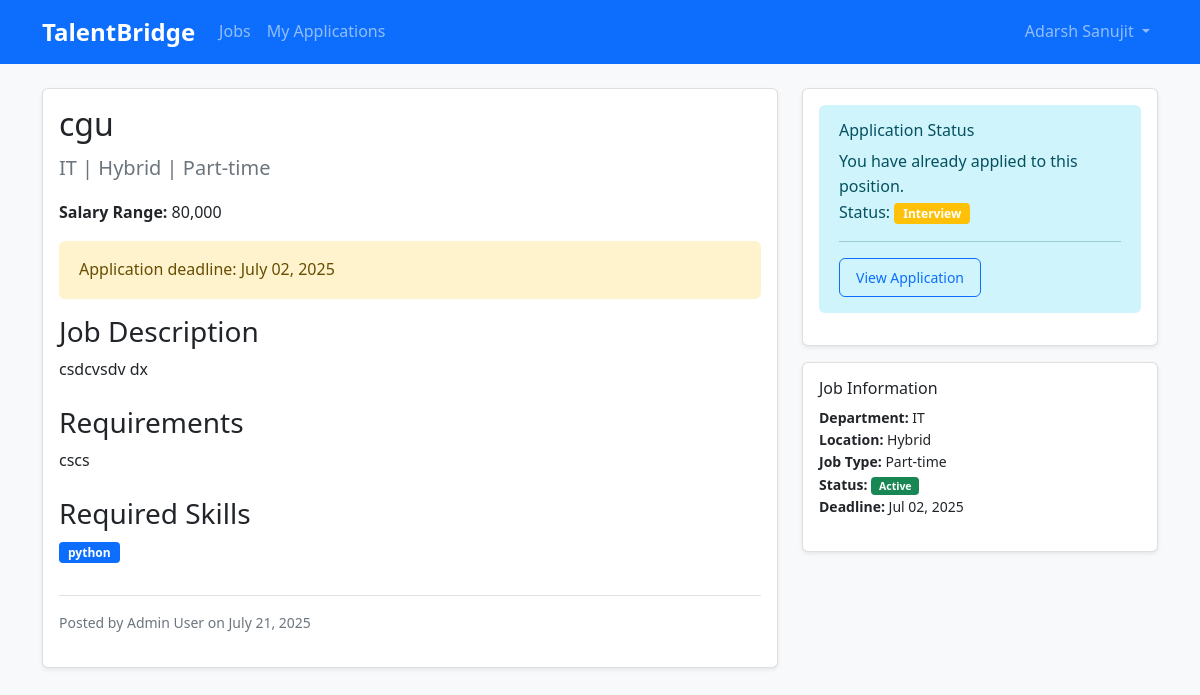
/jobs/1 (signed in), run on the app's committed database.
### app/models.py (models this page shows, shortened)
class User(UserMixin, db.Model):
    id = db.Column(db.Integer, primary_key=True)
    username = db.Column(db.String(80), unique=True, nullable=False)
    email = db.Column(db.String(120), unique=True, nullable=False)
    password = db.Column(db.String(120), nullable=False)
    role = db.Column(db.String(20), nullable=False, default='employee')
    first_name = db.Column(db.String(50), nullable=False)
    last_name = db.Column(db.String(50), nullable=False)
    department = db.Column(db.String(100))
    location = db.Column(db.String(100))
    skills = db.Column(db.Text)
    phone = db.Column(db.String(20))
    resume_filename = db.Column(db.String(200))
    created_at = db.Column(db.DateTime, default=datetime.utcnow)
    applications = db.relationship('Application', backref='applicant', lazy=True)
    posted_jobs = db.relationship('Job', backref='posted_by_user', lazy=True)
    def get_full_name(self):
        return f"{self.first_name} {self.last_name}"

class Job(db.Model):
    id = db.Column(db.Integer, primary_key=True)
    title = db.Column(db.String(200), nullable=False)
    department = db.Column(db.String(100), nullable=False)
    location = db.Column(db.String(100), nullable=False)
    description = db.Column(db.Text, nullable=False)
    requirements = db.Column(db.Text)
    skills_required = db.Column(db.Text)
    salary_range = db.Column(db.String(100))
    job_type = db.Column(db.String(50), default='Full-time')
    status = db.Column(db.String(20), default='active')
    deadline = db.Column(db.DateTime)
    posted_by = db.Column(db.Integer, db.ForeignKey('user.id'), nullable=False)
    created_at = db.Column(db.DateTime, default=datetime.utcnow)
    updated_at = db.Column(db.DateTime, default=datetime.utcnow, onupdate=datetime.utcnow)
    applications = db.relationship('Application', backref='job', lazy=True, cascade='all, delete-orphan')

class Application(db.Model):
    id = db.Column(db.Integer, primary_key=True)
    job_id = db.Column(db.Integer, db.ForeignKey('job.id'), nullable=False)
    user_id = db.Column(db.Integer, db.ForeignKey('user.id'), nullable=False)
    cover_letter = db.Column(db.Text)
    resume_filename = db.Column(db.String(200))
    status = db.Column(db.String(20), default='submitted')
    applied_at = db.Column(db.DateTime, default=datetime.utcnow)
    updated_at = db.Column(db.DateTime, default=datetime.utcnow, onupdate=datetime.utcnow)
    hr_notes = db.Column(db.Text)
    interviews = db.relationship('Interview', backref='application', lazy=True, cascade='all, delete-orphan')

### app/routes/jobs.py (the view)
@jobs_bp.route('/<int:job_id>')
@login_required
def job_detail(job_id):
    job = Job.query.get_or_404(job_id)
    existing_application = None
    if current_user.role == 'employee':
        existing_application = Application.query.filter_by(
            job_id=job_id, user_id=current_user.id
        ).first()
    return render_template('jobs/job_detail.html',
                         job=job, existing_application=existing_application)

### app/templates/jobs/job_detail.html (shortened to what this page needs)
{% extends "base.html" %}
{% block content %}
<div class="row">
    <div class="col-lg-8">
        <div class="card">
            <div class="card-body">
                <div class="d-flex justify-content-between align-items-start mb-3">
                    <div>
                        <h1 class="h2">{{ job.title }}</h1>
                        <p class="text-muted lead mb-0">
                             {{ job.department }} |
                             {{ job.location }} |
                             {{ job.job_type }}
                        </p>
                    </div>
                </div>
                {% if job.salary_range %}
                <p><strong>Salary Range:</strong> {{ job.salary_range }}</p>
                {% endif %}
                {% if job.deadline %}
                <div class="alert alert-warning" role="alert">
                     Application deadline: {{ job.deadline.strftime('%B %d, %Y') }}
                </div>
                {% endif %}
                <h3>Job Description</h3>
                <div class="mb-4">
                    {{ job.description|nl2br }}
                </div>
                {% if job.requirements %}
                <h3>Requirements</h3>
                <div class="mb-4">
                    {{ job.requirements|nl2br }}
                </div>
                {% endif %}
                {% if job.skills_required %}
                <h3>Required Skills</h3>
                <div class="mb-4">
                    {% for skill in job.skills_required.split(',') %}
                    <span class="badge bg-primary me-2 mb-2">{{ skill.strip() }}</span>
                    {% endfor %}
                </div>
                {% endif %}
                <div class="mt-4 pt-3 border-top">
                    <p class="text-muted small">
                        Posted by {{ job.posted_by_user.get_full_name() }} on {{ job.created_at.strftime('%B %d, %Y') }}
                    </p>
                </div>
            </div>
        </div>
    </div>
    <div class="col-lg-4">
        <div class="card">
            <div class="card-body">
                {% if current_user.role == 'employee' %}
                    {% if existing_application %}
                    <div class="alert alert-info" role="alert">
                        <h6 class="alert-heading">Application Status</h6>
                        <p class="mb-0">You have already applied to this position.</p>
                        <p class="mb-0">
                            Status: <span class="badge bg-{% if existing_application.status == 'submitted' %}secondary{% elif existing_application.status == 'interview' %}warning{% elif existing_application.status == 'offer' %}success{% else %}danger{% endif %}">
                                {{ existing_application.status.title() }}
                            </span>
                        </p>
                        <hr>
                        <p class="mb-0">
                            <a href="{{ url_for('applications.application_detail', application_id=existing_application.id) }}" class="btn btn-outline-primary btn-sm">View Application</a>
                        </p>
                    </div>
                    {% else %}
                    <h5>Apply for this Position</h5>
                    <p class="text-muted">Ready to take the next step in your career?</p>
                    <a href="{{ url_for('applications.apply', job_id=job.id) }}" class="btn btn-primary btn-lg d-block">Apply Now</a>
                    {% endif %}
                {% else %}
                <h5>Job Management</h5>
                <p class="text-muted">Manage applications and track candidates</p>
                <a href="{{ url_for('applications.manage_applications') }}?job_id={{ job.id }}" class="btn btn-primary d-block">View Applications</a>
                {% endif %}
            </div>
        </div>
        <div class="card mt-3">
            <div class="card-body">
                <h6>Job Information</h6>
                <ul class="list-unstyled small">
                    <li><strong>Department:</strong> {{ job.department }}</li>
                    <li><strong>Location:</strong> {{ job.location }}</li>
                    <li><strong>Job Type:</strong> {{ job.job_type }}</li>
                    <li><strong>Status:</strong>
                        <span class="badge bg-{% if job.status == 'active' %}success{% else %}secondary{% endif %}">
                            {{ job.status.title() }}
                        </span>
                    </li>
                    {% if job.deadline %}
                    <li><strong>Deadline:</strong> {{ job.deadline.strftime('%b %d, %Y') }}</li>
                    {% endif %}
                </ul>
            </div>
        </div>
    </div>
</div>
{% endblock %}

### app/templates/base.html (shortened to what this page needs)
<!DOCTYPE html>
<html lang="en">
<head>
    <link href="https://cdn.jsdelivr.net/npm/bootstrap@5.1.3/dist/css/bootstrap.min.css" rel="stylesheet">
    <link href="{{ url_for('static', filename='css/style.css') }}" rel="stylesheet">
</head>
<body>
    <nav class="navbar navbar-expand-lg navbar-dark bg-primary">
        <div class="container">
            <a class="navbar-brand" href="{{ url_for('index') }}">TalentBridge</a>
            {% if current_user.is_authenticated %}
            <div class="collapse navbar-collapse" id="navbarNav">
                <ul class="navbar-nav me-auto">
                    <li class="nav-item">
                        <a class="nav-link" href="{{ url_for('jobs.job_list') }}">Jobs</a>
                    </li>
                    <li class="nav-item">
                        <a class="nav-link" href="{{ url_for('applications.my_applications') }}">My Applications</a>
                    </li>
                </ul>
                <ul class="navbar-nav">
                    <li class="nav-item dropdown">
                        <a class="nav-link dropdown-toggle" href="#" role="button" data-bs-toggle="dropdown">
                            {{ current_user.get_full_name() }}
                        </a>
                    </li>
                </ul>
            </div>
            {% endif %}
        </div>
    </nav>
    <main class="container mt-4">
        {% block content %}{% endblock %}
    </main>
</body>
</html>

### app/static/css/style.css (style rules this page uses)
:root { --primary-color: #0d6efd; --secondary-color: #6c757d; --success-color: #198754; --info-color: #0dcaf0; --warning-color: #ffc107; --danger-color: #dc3545; --light-color: #f8f9fa; --dark-color: #212529; }
body { font-family: 'Segoe UI', Tahoma, Geneva, Verdana, sans-serif; background-color: #f8f9fa; line-height: 1.6; }
.navbar-brand { font-weight: bold; font-size: 1.5rem; }
.card { box-shadow: 0 0.125rem 0.25rem rgba(0, 0, 0, 0.075); border: 1px solid rgba(0, 0, 0, 0.125); border-radius: 0.375rem; }
.badge { font-size: 0.75em; padding: 0.375em 0.75em; }
.btn { font-weight: 500; border-radius: 0.375rem; padding: 0.5rem 1rem; transition: all 0.2s ease-in-out; }
.alert { border-radius: 0.375rem; border: none; padding: 1rem 1.25rem; }

### data on the page
User: get_full_name "Adarsh Sanujit"
Job: title "cgu", department "IT", location "Hybrid", job_type "Part-time", salary_range "80,000", deadline "July 02, 2025", description "csdcvsdv dx", requirements "cscs", strip "python", created_at "July 21, 2025", status "Active", deadline "Jul 02, 2025"
User: posted_by_user.get_full_name "Admin User"
Application: status "Interview"
